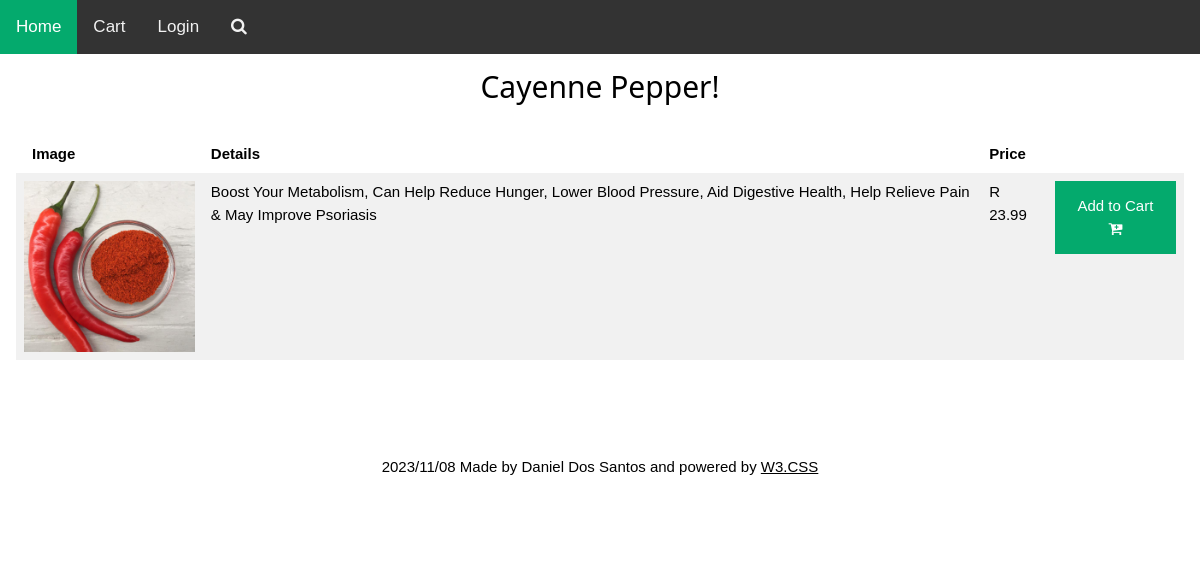
The page /remedy.php?rID=3 on the database its author committed.
### tables this page shows
CREATE TABLE `remedies` (
  `rID` int(11) NOT NULL,
  `name` varchar(255) NOT NULL,
  `description` varchar(500) DEFAULT NULL,
  `picture` varchar(1000) NOT NULL,
  `tag` varchar(255) NOT NULL,
  `price` double NOT NULL
);

### remedy.php (the view, shortened to what this page needs)
<?php
	require 'includes/header.php';
	$rID =$_GET['rID'];
	$getRemedy = "SELECT * FROM remedies WHERE rID = '$rID'";
	$result = $connection->query($getRemedy);
   	$rows = $result->num_rows;
   	if($rows == 0)
   	{
        echo "<script>window.alert('Failed to retrieve products!');</script>";
    }
    else
    {
		for ($i=0; $i < $rows; $i++)
        {
            $row = $result->fetch_array(MYSQLI_ASSOC);
            $r_ID = $row['rID'];
            $r_name = $row['name'];
            $r_description = $row['description'];
            $r_picture = $row['picture'];
            $r_price = $row['price'];
        }
?>
<h2 style="text-align:center"><?= $r_name;?>!</h2>
<div class="container">
				<table class="w3-table w3-striped">
				<tr>
					<th>Image</th>
					<th>Details</th>
					<th>Price</th>
					<th></th>
				</tr>
				<tr>
					<form action="index.php" method="post">
						<td><a href="remedy.php?rID=<?= $r_ID;?>"><img src="admin/src/img/<?= $r_picture;?>" alt="product" style="width:100%;max-width:200px"></a></td>
						<td><?= $r_description;?></td>
						<td>R <?= $r_price;?></td>
						<td>
							<button type="submit" name="add" value="<?= $r_ID; ?>">Add to Cart <i class="fa fa-cart-plus"></i></button>
						</td>
					</form>
				</tr>
			</table>
</div>
<?php
	}
	require 'includes/footer.php';
?>

### src/css/styles.css (style rules this page uses)
form { border: 3px solid #f1f1f1; }
button { background-color: #04AA6D; color: white; padding: 14px 20px; margin: 8px 0; border: none; cursor: pointer; width: 100%; }
.container { padding: 16px; }

### src/css/w3.css (style rules this page uses)
html { box-sizing:border-box }
*,*:before,*:after { box-sizing:inherit }
html { -ms-text-size-adjust:100%;-webkit-text-size-adjust:100% }
body { margin:0 }
a { background-color:transparent }
img { border-style:none }
button,input,select,textarea,optgroup { font:inherit;margin:0 }
button,input { overflow:visible }
button,select { text-transform:none }
button,[type=button],[type=reset],[type=submit] { -webkit-appearance:button }
html,body { font-family:Verdana,sans-serif;font-size:15px;line-height:1.5 }
html { overflow-x:hidden }
h2 { font-size:30px }
h1,h2,h3,h4,h5,h6 { font-family:"Segoe UI",Arial,sans-serif;font-weight:400;margin:10px 0 }
img { vertical-align:middle }
a { color:inherit }
.w3-table,.w3-table-all { border-collapse:collapse;border-spacing:0;width:100%;display:table }
.w3-striped tbody tr:nth-child(even) { background-color:#f1f1f1 }
.w3-table td,.w3-table th,.w3-table-all td,.w3-table-all th { padding:8px 8px;display:table-cell;text-align:left;vertical-align:top }
.w3-table th:first-child,.w3-table td:first-child,.w3-table-all th:first-child,.w3-table-all td:first-child { padding-left:16px }

### rows shown on the page
remedies: name "Cayenne Pepper", picture (picture), description "Boost Your Metabolism, Can Help Reduce Hunger, Lower Blood Pressure, Aid Digestive Health, Help Relieve Pain & May Improve Psoriasis", price "23.99"
